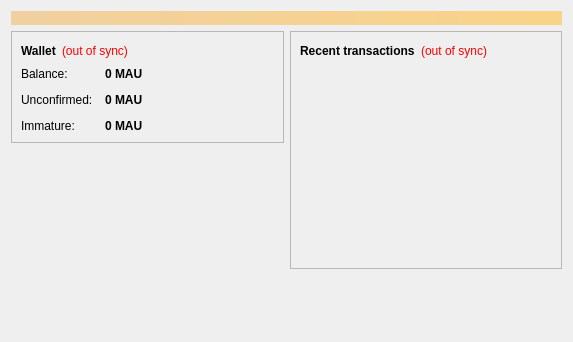
<?xml version="1.0" encoding="UTF-8"?>
<ui version="4.0">
 <class>OverviewPage</class>
 <widget class="QWidget" name="OverviewPage">
  <property name="geometry">
   <rect>
    <x>0</x>
    <y>0</y>
    <width>573</width>
    <height>342</height>
   </rect>
  </property>
  <property name="windowTitle">
   <string>Form</string>
  </property>
  <layout class="QVBoxLayout" name="topLayout">
   <item>
    <widget class="QLabel" name="labelAlerts">
     <property name="visible">
      <bool>false</bool>
     </property>
     <property name="styleSheet">
      <string notr="true">background-color: qlineargradient(x1: 0, y1: 0, x2: 1, y2: 0, stop:0 #F0D0A0, stop:1 #F8D488); color:#000000;</string>
     </property>
     <property name="wordWrap">
      <bool>true</bool>
     </property>
     <property name="margin">
      <number>3</number>
     </property>
    </widget>
   </item>
   <item>
    <layout class="QHBoxLayout" name="horizontalLayout" stretch="1,1">
     <item>
      <layout class="QVBoxLayout" name="verticalLayout_2">
       <item>
        <widget class="QFrame" name="frame">
         <property name="frameShape">
          <enum>QFrame::StyledPanel</enum>
         </property>
         <property name="frameShadow">
          <enum>QFrame::Raised</enum>
         </property>
         <layout class="QVBoxLayout" name="verticalLayout_4">
          <item>
           <layout class="QHBoxLayout" name="horizontalLayout_4">
            <item>
             <widget class="QLabel" name="label_5">
              <property name="font">
               <font>
                <weight>75</weight>
                <bold>true</bold>
               </font>
              </property>
              <property name="text">
               <string>Wallet</string>
              </property>
             </widget>
            </item>
            <item>
             <widget class="QLabel" name="labelWalletStatus">
              <property name="toolTip">
               <string>The displayed information may be out of date. Your wallet automatically synchronizes with the Maucoin network after a connection is established, but this process has not completed yet.</string>
              </property>
              <property name="styleSheet">
               <string notr="true">QLabel { color: red; }</string>
              </property>
              <property name="text">
               <string notr="true">(out of sync)</string>
              </property>
              <property name="alignment">
               <set>Qt::AlignLeading|Qt::AlignLeft|Qt::AlignVCenter</set>
              </property>
             </widget>
            </item>
            <item>
             <spacer name="horizontalSpacer_2">
              <property name="orientation">
               <enum>Qt::Horizontal</enum>
              </property>
              <property name="sizeHint" stdset="0">
               <size>
                <width>40</width>
                <height>20</height>
               </size>
              </property>
             </spacer>
            </item>
           </layout>
          </item>
          <item>
           <layout class="QFormLayout" name="formLayout_2">
            <property name="fieldGrowthPolicy">
             <enum>QFormLayout::AllNonFixedFieldsGrow</enum>
            </property>
            <property name="horizontalSpacing">
             <number>12</number>
            </property>
            <property name="verticalSpacing">
             <number>12</number>
            </property>
            <item row="0" column="0">
             <widget class="QLabel" name="label">
              <property name="text">
               <string>Balance:</string>
              </property>
             </widget>
            </item>
            <item row="0" column="1">
             <widget class="QLabel" name="labelBalance">
              <property name="font">
               <font>
                <weight>75</weight>
                <bold>true</bold>
               </font>
              </property>
              <property name="cursor">
               <cursorShape>IBeamCursor</cursorShape>
              </property>
              <property name="toolTip">
               <string>Your current balance</string>
              </property>
              <property name="text">
               <string notr="true">0 MAU</string>
              </property>
              <property name="textInteractionFlags">
               <set>Qt::LinksAccessibleByMouse|Qt::TextSelectableByKeyboard|Qt::TextSelectableByMouse</set>
              </property>
             </widget>
            </item>
            <item row="1" column="0">
             <widget class="QLabel" name="label_3">
              <property name="text">
               <string>Unconfirmed:</string>
              </property>
             </widget>
            </item>
            <item row="1" column="1">
             <widget class="QLabel" name="labelUnconfirmed">
              <property name="font">
               <font>
                <weight>75</weight>
                <bold>true</bold>
               </font>
              </property>
              <property name="cursor">
               <cursorShape>IBeamCursor</cursorShape>
              </property>
              <property name="toolTip">
               <string>Total of transactions that have yet to be confirmed, and do not yet count toward the current balance</string>
              </property>
              <property name="text">
               <string notr="true">0 MAU</string>
              </property>
              <property name="textInteractionFlags">
               <set>Qt::LinksAccessibleByMouse|Qt::TextSelectableByKeyboard|Qt::TextSelectableByMouse</set>
              </property>
             </widget>
            </item>
            <item row="2" column="0">
             <widget class="QLabel" name="labelImmatureText">
              <property name="text">
               <string>Immature:</string>
              </property>
             </widget>
            </item>
            <item row="2" column="1">
             <widget class="QLabel" name="labelImmature">
              <property name="font">
               <font>
                <weight>75</weight>
                <bold>true</bold>
               </font>
              </property>
              <property name="toolTip">
               <string>Mined balance that has not yet matured</string>
              </property>
              <property name="text">
               <string notr="true">0 MAU</string>
              </property>
              <property name="textInteractionFlags">
               <set>Qt::LinksAccessibleByMouse|Qt::TextSelectableByKeyboard|Qt::TextSelectableByMouse</set>
              </property>
             </widget>
            </item>
           </layout>
          </item>
         </layout>
        </widget>
       </item>
       <item>
        <spacer name="verticalSpacer">
         <property name="orientation">
          <enum>Qt::Vertical</enum>
         </property>
         <property name="sizeHint" stdset="0">
          <size>
           <width>20</width>
           <height>40</height>
          </size>
         </property>
        </spacer>
       </item>
      </layout>
     </item>
     <item>
      <layout class="QVBoxLayout" name="verticalLayout_3">
       <item>
        <widget class="QFrame" name="frame_2">
         <property name="frameShape">
          <enum>QFrame::StyledPanel</enum>
         </property>
         <property name="frameShadow">
          <enum>QFrame::Raised</enum>
         </property>
         <layout class="QVBoxLayout" name="verticalLayout">
          <item>
           <layout class="QHBoxLayout" name="horizontalLayout_2">
            <item>
             <widget class="QLabel" name="label_4">
              <property name="text">
               <string>&lt;b&gt;Recent transactions&lt;/b&gt;</string>
              </property>
             </widget>
            </item>
            <item>
             <widget class="QLabel" name="labelTransactionsStatus">
              <property name="toolTip">
               <string>The displayed information may be out of date. Your wallet automatically synchronizes with the Maucoin network after a connection is established, but this process has not completed yet.</string>
              </property>
              <property name="styleSheet">
               <string notr="true">QLabel { color: red; }</string>
              </property>
              <property name="text">
               <string notr="true">(out of sync)</string>
              </property>
              <property name="alignment">
               <set>Qt::AlignRight|Qt::AlignTrailing|Qt::AlignVCenter</set>
              </property>
             </widget>
            </item>
            <item>
             <spacer name="horizontalSpacer">
              <property name="orientation">
               <enum>Qt::Horizontal</enum>
              </property>
              <property name="sizeHint" stdset="0">
               <size>
                <width>40</width>
                <height>20</height>
               </size>
              </property>
             </spacer>
            </item>
           </layout>
          </item>
          <item>
           <widget class="QListView" name="listTransactions">
            <property name="styleSheet">
             <string notr="true">QListView { background: transparent; }</string>
            </property>
            <property name="frameShape">
             <enum>QFrame::NoFrame</enum>
            </property>
            <property name="verticalScrollBarPolicy">
             <enum>Qt::ScrollBarAlwaysOff</enum>
            </property>
            <property name="horizontalScrollBarPolicy">
             <enum>Qt::ScrollBarAlwaysOff</enum>
            </property>
            <property name="selectionMode">
             <enum>QAbstractItemView::NoSelection</enum>
            </property>
           </widget>
          </item>
         </layout>
        </widget>
       </item>
       <item>
        <spacer name="verticalSpacer_2">
         <property name="orientation">
          <enum>Qt::Vertical</enum>
         </property>
         <property name="sizeHint" stdset="0">
          <size>
           <width>20</width>
           <height>40</height>
          </size>
         </property>
        </spacer>
       </item>
      </layout>
     </item>
    </layout>
   </item>
  </layout>
 </widget>
 <resources/>
 <connections/>
</ui>
